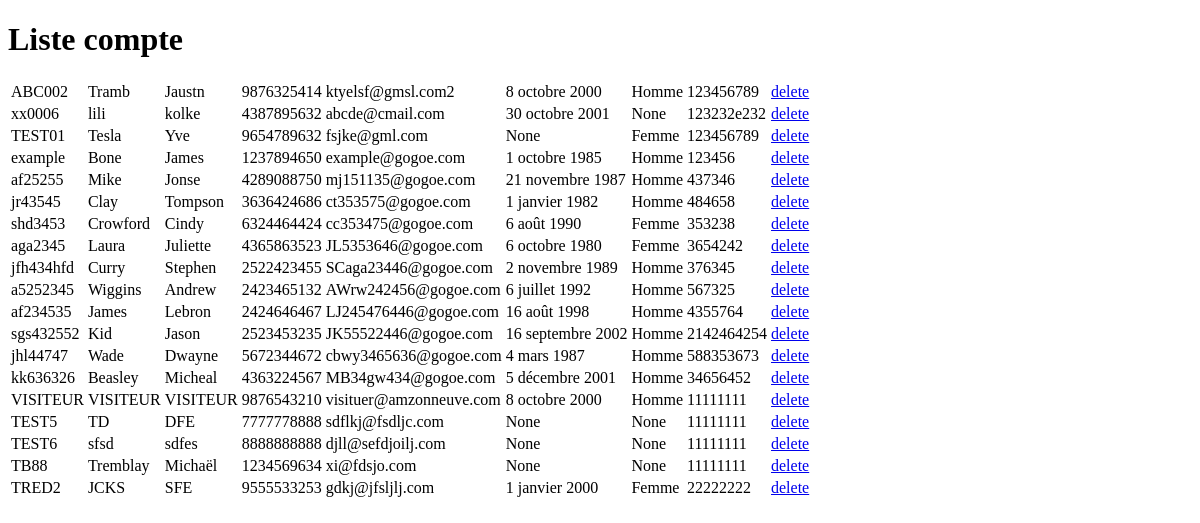
Page /compte/liste/ on the earlier database version.
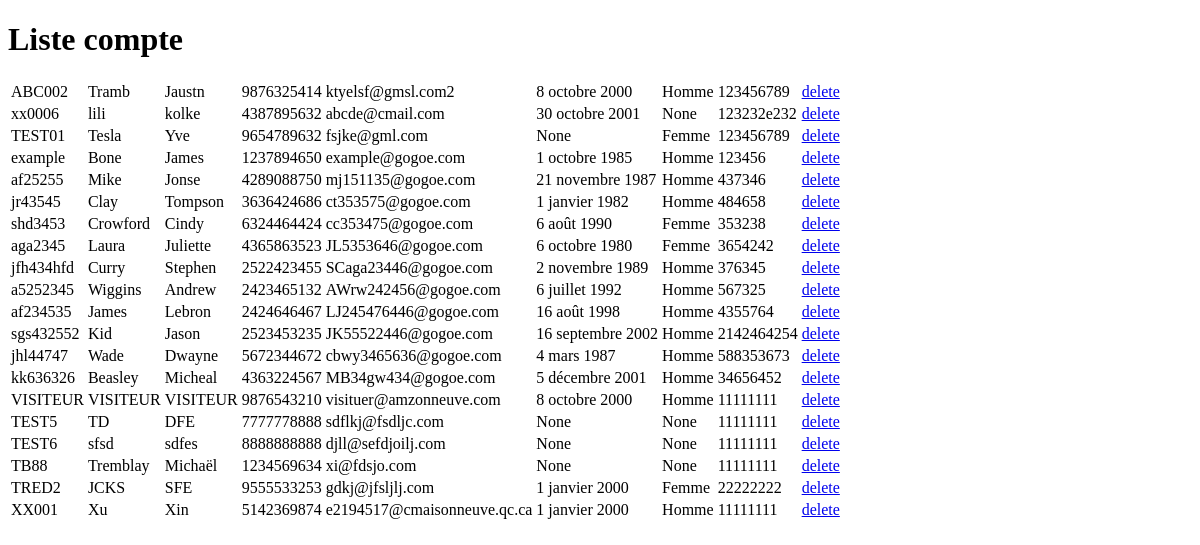
Same page on the later database version.
### gestion_vente/models.py (models this page shows, shortened)
class CompteUser(models.Model):
    nomCompte = models.CharField(verbose_name='Nom Compte',max_length=20, unique=True)
    nom = models.CharField(verbose_name='Nom',  max_length=20)
    prenom = models.CharField(verbose_name='Prenom', max_length=20)
    telephone = models.CharField(verbose_name='Telephone', max_length=20)
    courriel = models.EmailField(verbose_name='courriel')
    motDePasse = models.CharField(verbose_name='Mot de passe',  max_length=30)
    dateNaissance = models.DateField(verbose_name='Date de naissance', null=True, blank=True)
    gender_choices = (
        (1, 'Homme'),
        (2, 'Femme'),
    )
    gender = models.SmallIntegerField(verbose_name='Sexe', choices=gender_choices,null=True, blank=True)

### gestion_vente/views.py (the view)
# urls.py: path("compte/liste/", views.compte_liste, name="compte_liste"),
def compte_liste(request):
    liste1 = models.CompteUser.objects.all()
    row = models.CompteUser.objects.filter(id=1).first()
    form = CompteModelForm(instance=row)
    return render(request, "compte_liste.html", {"liste1":liste1, 'form': form})

### gestion_vente/templates/compte_liste.html (shortened to what this page needs)
<!DOCTYPE html>
<html lang="en">
<head>
</head>
<body>
    <h1>Liste compte</h1>
    <div>
        <table>
            {% for user in liste1 %}
            <tr>
                <td>{{ user.nomCompte }}</td>
                <td>{{ user.nom }}</td>
                <td>{{ user.prenom }}</td>
                <td>{{ user.telephone }} </td>
                <td>{{ user.courriel }}</td>
                <td>{{ user.dateNaissance }}</td>
                <td>{{ user.get_gender_display }}</td>
                <td>{{ user.motDePasse }}</td>
                <td><a href="/compte/{{ user.id }}/delete">delete</a></td>
            </tr>
            {% endfor %}
        </table>
    </div>
</body>
</html>

Differences in the rows shown:
added CompteUser: nomCompte "XX001", nom "Xu", prenom "Xin", telephone "5142369874", courriel "e2194517@cmaisonneuve.qc.ca", dateNaissance "1 janvier 2000", gender "Homme", motDePasse "11111111"
